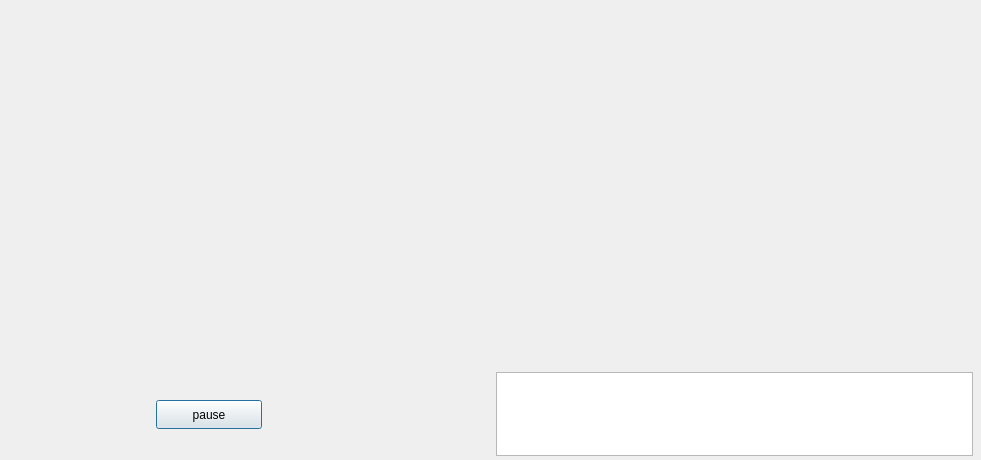
<?xml version="1.0" encoding="UTF-8"?>
<ui version="4.0">
 <class>Dialog</class>
 <widget class="QDialog" name="Dialog">
  <property name="geometry">
   <rect>
    <x>0</x>
    <y>0</y>
    <width>981</width>
    <height>460</height>
   </rect>
  </property>
  <property name="windowTitle">
   <string>Dialog</string>
  </property>
  <property name="autoFillBackground">
   <bool>true</bool>
  </property>
  <widget class="QLabel" name="label_avant">
   <property name="geometry">
    <rect>
     <x>8</x>
     <y>8</y>
     <width>480</width>
     <height>360</height>
    </rect>
   </property>
   <property name="minimumSize">
    <size>
     <width>480</width>
     <height>360</height>
    </size>
   </property>
   <property name="maximumSize">
    <size>
     <width>480</width>
     <height>360</height>
    </size>
   </property>
   <property name="autoFillBackground">
    <bool>false</bool>
   </property>
   <property name="text">
    <string/>
   </property>
  </widget>
  <widget class="QLabel" name="label_apres">
   <property name="geometry">
    <rect>
     <x>496</x>
     <y>8</y>
     <width>480</width>
     <height>360</height>
    </rect>
   </property>
   <property name="minimumSize">
    <size>
     <width>480</width>
     <height>360</height>
    </size>
   </property>
   <property name="maximumSize">
    <size>
     <width>480</width>
     <height>360</height>
    </size>
   </property>
   <property name="autoFillBackground">
    <bool>false</bool>
   </property>
   <property name="text">
    <string/>
   </property>
  </widget>
  <widget class="QPushButton" name="bouton_pause">
   <property name="geometry">
    <rect>
     <x>156</x>
     <y>400</y>
     <width>106</width>
     <height>29</height>
    </rect>
   </property>
   <property name="text">
    <string>pause</string>
   </property>
  </widget>
  <widget class="QPlainTextEdit" name="txt_erreur">
   <property name="geometry">
    <rect>
     <x>496</x>
     <y>372</y>
     <width>477</width>
     <height>84</height>
    </rect>
   </property>
   <property name="readOnly">
    <bool>true</bool>
   </property>
  </widget>
 </widget>
 <layoutdefault spacing="6" margin="11"/>
 <resources/>
 <connections/>
</ui>
